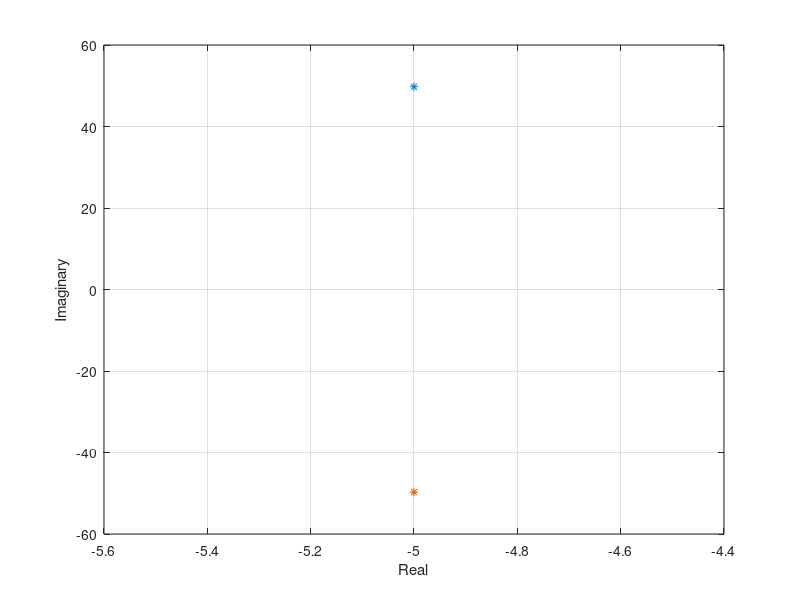

MATLAB code for this plot: (Note: this script raises an error after producing the figure.)
% Alberto Pizano
% Lab 10 ECE301
% 12 - 05 - 2018

clc;
clear;

% PART 1
[R,P,k] = residue(2500,[1 10 2500]);
disp(P)

figure;
plot(real(P(1)), imag(P(1)),'*')
hold on
plot(real(P(2)), imag(P(2)), '*')
xlabel("Real")
ylabel("Imaginary")
hold off
grid on

% PART 3
syms s;
H = (2500)/(s*s + 10*s +2500);
h = ilaplace(H)

disp(h)

% PART 4
[R,P,k] = residue(2500,[1 10 2500 0]);
H = 2500/(s^3+10*s^2+2500*s);
h = ilaplace(H);

disp(h)
disp(P)
disp(R)
disp(k)

% PART 5
H = tf(1,[1 10]);

figure;
bode(H)
grid on

% PART 7
H = tf(2500,[1 100 2500]);

figure;
bode(H);
grid on
